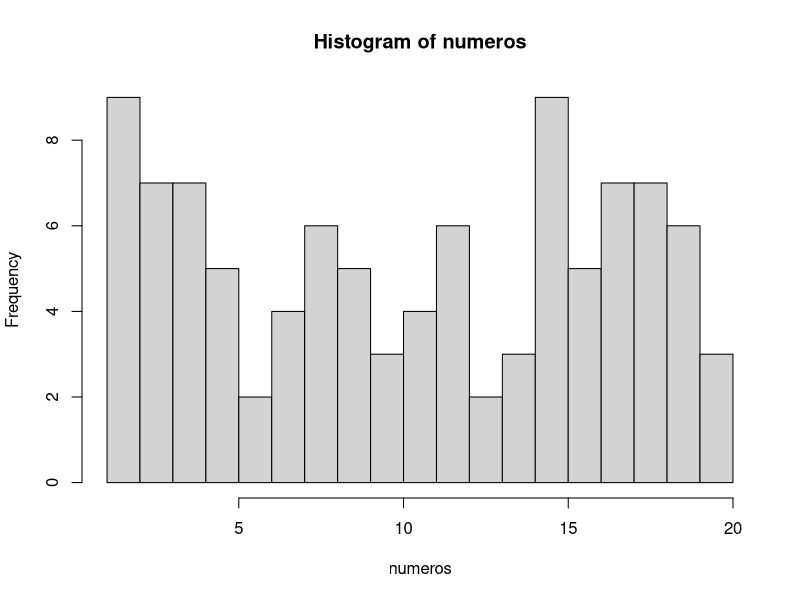

This chart was generated by the following R code:
## ---- chunk 1
numeros <- sample(1:20, 100, TRUE)
numeros
## ---- chunk 2
mediana <- median(numeros)
mediana
## ---- chunk 3
media <- mean(numeros)
media
## ---- chunk 4
# El argumento breaks nos permite dividir en histograma en las partes que queramos
hist(numeros, breaks = 20)
## ---- chunk 5
tabla.frecuencias <- data.frame(table(numeros))
tabla.frecuencias
## ---- chunk 6
# Con la función seq, creamos una secuencia de 1 a 10 en intervalos de 0.1 en 0.1
secuencia <- seq(1, 10, 0.1)
muestra <- sample(secuencia, 100, TRUE)
muestra
## ---- chunk 7
# Aquí el cálculo de la mediana 
mediana.muestra <- median(mediana)
mediana
## ---- chunk 8
# Aquí el cálculo de la media
media.muestra <- mean(numeros)
media
## ---- chunk 9
# Aquí el cálculo de la moda
tabla.muestra<-data.frame(table(muestra))
tabla.muestra
